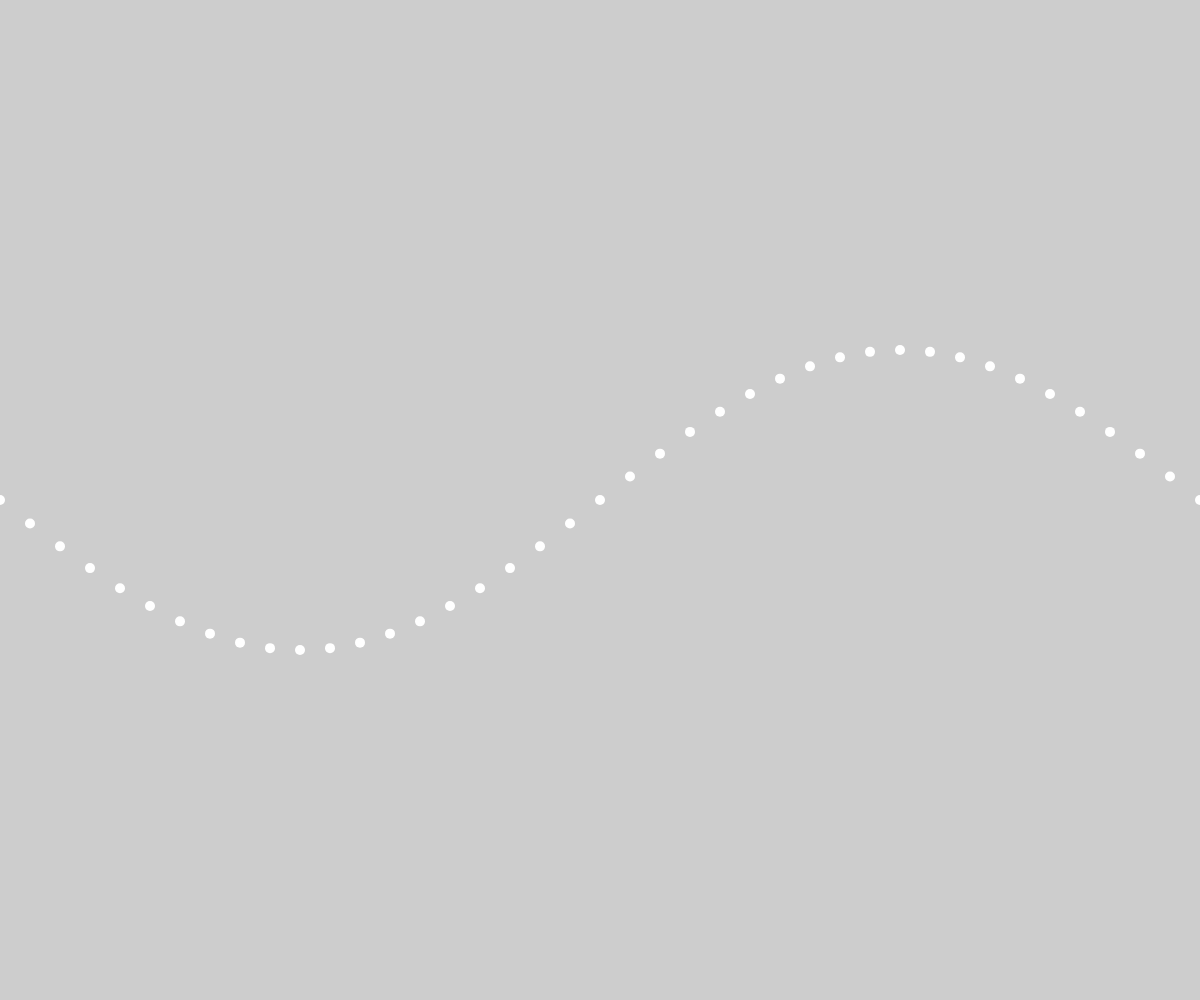
Frame 1 (no input)
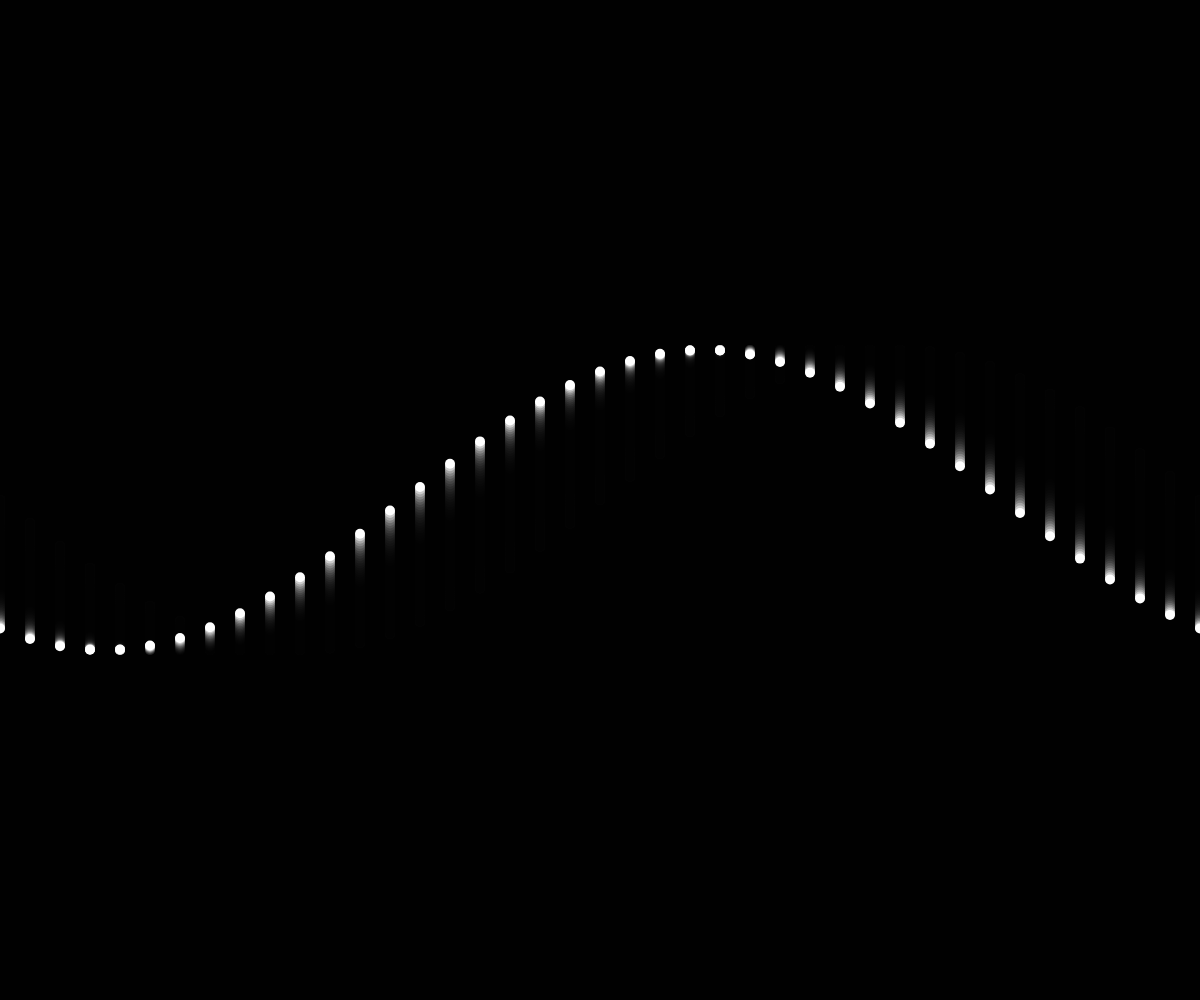
Frame 60 (no input)
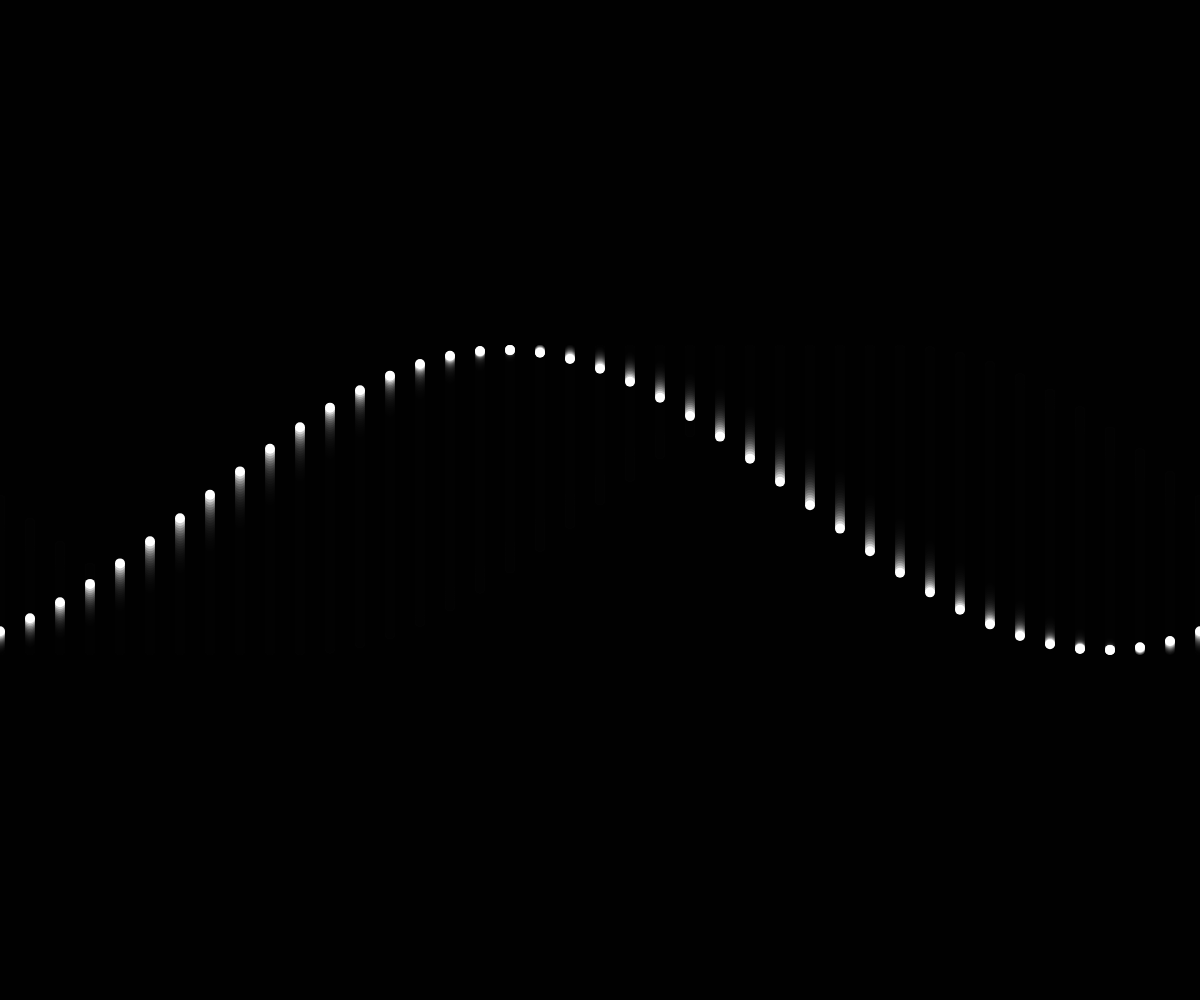
Frame 120 (the mouse pressed at the canvas centre since frame 60)

The p5.js sketch that drew these frames (run headless with seeded random() and noise() and a simulated clock; from frame 60 on, the mouse is pressed at the canvas centre):

// p5.js sketch
// ── sketch.js
// Defines the radius of the area which the design should cover.
let waveSize = 150;

// Keep this variable increasing to make the sin wave move.
let motion = 0

function setup() {
  createCanvas(windowWidth, windowHeight);
  noStroke();
  fill(255);
  
  // Optional: Set the radius to scale with the sketch

  // Remember to change the angleMode to use degrees!
  angleMode("degrees")
  // This is important, without this the code will break
}

function draw() {
  background(0, 50);

  /*
    Steps:
    Write a for loop to generate a sequence "theta" which starts at 0 and ends at 360 with steps of 360/40.
     - note: The step size will change the harmonic motion of the displayed sin() plot.
    Within the loop:
      Calculate an X position to stretch from the left to the right of canvas as theta increases.
      Calculate a Y position with the formula: sin(theta + motion) * waveSize
      - note: Multiplying the output of sin() allows us to stretch the -1 to 1 range onto the range of the scaling value.
      - note: Try it without the addition of a motion value to see the static version
      Draw a circle at x, y + (height/2), with a size of 10
      
    After the loop, increase motion by 1 to introduce motion into the design.
  */
  
    for(theta = 0; theta <= 360; theta += 360/40){
        let x = map(theta, 0, 360, 0, width)
        let y = sin(theta + motion) * waveSize

        circle(x, y + height/2, 10)
    }
    motion++
}
